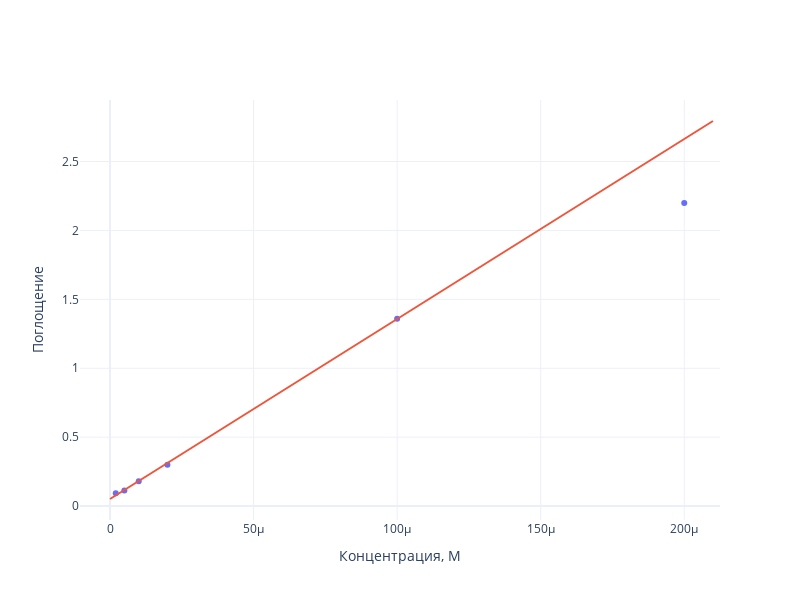

The notebook cell saved with this chart:
### Markdown cell above
# Пики и другое

### Code cell
peaks_1 = pd.DataFrame([
    (2e-4, 2.20), (1e-4, 1.36), (2e-5, 0.3),
    (1e-5, 0.18), (5e-6, 0.113), (2e-6, 0.093)
], columns=["concentration", "intensity"])

f = peaks_1["concentration"] < 150e-6

k, b = np.polyfit(peaks_1[f]["concentration"], peaks_1[f]["intensity"], 1)

xs = np.linspace(0, 2.1e-4, 20)
ys = k * xs + b

fig = go.Figure()
fig.add_trace(go.Scatter(x=peaks_1["concentration"], y=peaks_1["intensity"], mode="markers", name="Data"))
fig.add_trace(go.Scatter(x=xs, y=ys, mode="lines", name="Linear fit"))
fig.update_layout(
    width=800, height=600,
    showlegend=False,
)
fig.update_xaxes(title_text="Концентрация, M")
fig.update_yaxes(title_text="Поглощение")

### Figure 1 — Plotly figure (JSON) as saved in the notebook; plotly's stock layout.template omitted (floating-point values rounded to 4 significant figures)
{"data": [{"mode": "markers", "name": "Data", "type": "scatter", "x": [0.0002, 0.0001, 2e-05, 1e-05, 5e-06, 2e-06], "y": [2.2, 1.36, 0.3, 0.18, 0.113, 0.093]}, {"mode": "lines", "name": "Linear fit", "type": "scatter", "x": [0, 1.105e-05, 2.211e-05, 3.316e-05, 4.421e-05, 5.526e-05, 6.632e-05, 7.737e-05, 8.842e-05, 9.947e-05, 0.0001105, 0.0001216, 0.0001326, 0.0001437, 0.0001547, 0.0001658, 0.0001768, 0.0001879, 0.0001989, 0.00021], "y": [0.05133, 0.1957, 0.34, 0.4844, 0.6288, 0.7731, 0.9175, 1.062, 1.206, 1.351, 1.495, 1.639, 1.784, 1.928, 2.072, 2.217, 2.361, 2.505, 2.65, 2.794]}], "layout": {"height": 600, "showlegend": false, "width": 800, "xaxis": {"title": {"text": "Концентрация, M"}}, "yaxis": {"title": {"text": "Поглощение"}}}}
